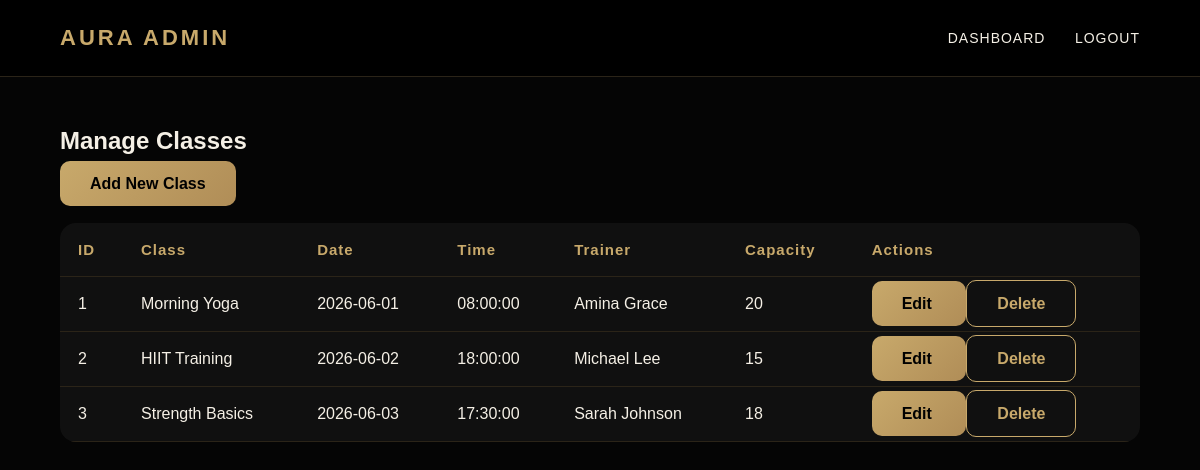
The app's page /manage_classes.php, older data.
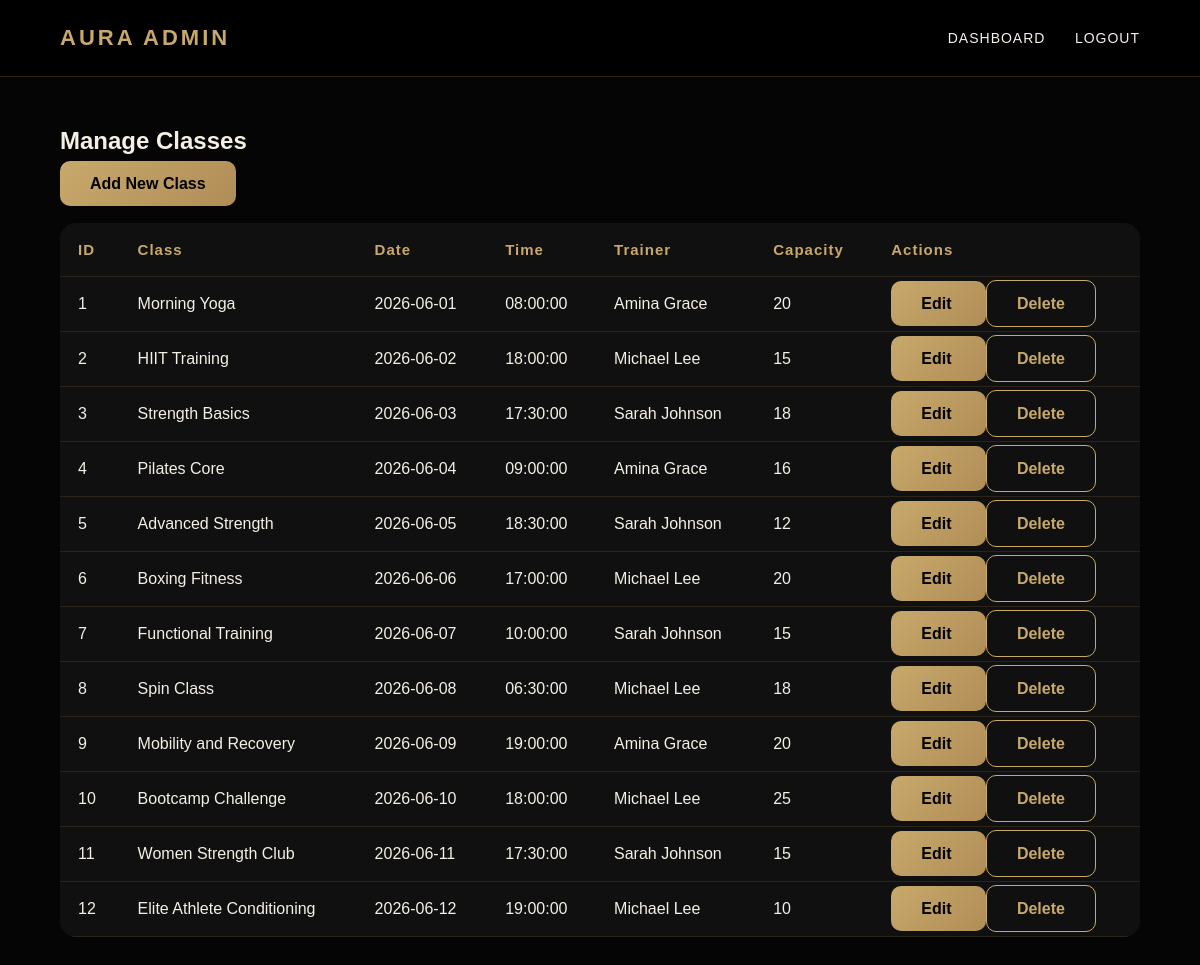
The same page, newer data.
### tables this page shows
CREATE TABLE classes (
    class_id INT AUTO_INCREMENT PRIMARY KEY,
    class_name VARCHAR(100) NOT NULL,
    class_date DATE NOT NULL,
    class_time TIME NOT NULL,
    capacity INT NOT NULL,
    class_description TEXT,
    trainer_id INT,
    FOREIGN KEY (trainer_id) REFERENCES trainers(trainer_id)
);

CREATE TABLE trainers (
    trainer_id INT AUTO_INCREMENT PRIMARY KEY,
    trainer_name VARCHAR(100) NOT NULL,
    specialization VARCHAR(100),
    email VARCHAR(150),
    phone_number VARCHAR(20)
);

### manage_classes.php (the view, shortened to what this page needs)
<?php
include "db_connect.php";
$sql = "SELECT classes.*, trainers.trainer_name
        FROM classes
        LEFT JOIN trainers
        ON classes.trainer_id = trainers.trainer_id";
$result = mysqli_query($conn, $sql);
?>
<!DOCTYPE html>
<html>
<head>
    <link rel="stylesheet" href="style.css?v=2">
</head>
<body>
<header class="navbar">
    <div class="logo">AURA ADMIN</div>
    <nav class="nav-links">
        <a href="admin_dashboard.php">DASHBOARD</a>
        <a href="logout.php">LOGOUT</a>
    </nav>
</header>
<section class="page-container">
   <h1 style="margin-bottom: 20px;">
    Manage Classes
</h1>
<div style="margin-bottom: 30px;">
    <a href="add_class.php" class="btn">
        Add New Class
    </a>
</div>
    <table class="data-table">
        <thead>
            <tr>
                <th>ID</th>
                <th>Class</th>
                <th>Date</th>
                <th>Time</th>
                <th>Trainer</th>
                <th>Capacity</th>
                <th>Actions</th>
            </tr>
        </thead>
        <tbody>
        <?php while($row = mysqli_fetch_assoc($result)) { ?>
            <tr>
                <td><?php echo $row['class_id']; ?></td>
                <td><?php echo $row['class_name']; ?></td>
                <td><?php echo $row['class_date']; ?></td>
                <td><?php echo $row['class_time']; ?></td>
                <td><?php echo $row['trainer_name']; ?></td>
                <td><?php echo $row['capacity']; ?></td>
                <td>
                    <a class="btn"
                       href="edit_class.php?class_id=<?php echo $row['class_id']; ?>">
                        Edit
                    </a>
                    <a class="btn-outline"
                       href="delete_class.php?class_id=<?php echo $row['class_id']; ?>"
                       onclick="return confirm('Delete this class?');">
                        Delete
                    </a>
                </td>
            </tr>
        <?php } ?>
        </tbody>
    </table>
</section>
</body>
</html>

### style.css (style rules this page uses)
* { margin: 0; padding: 0; box-sizing: border-box; font-family: Arial, sans-serif; }
body { background: #050505; color: #f5f0e6; }
.navbar { display: flex; justify-content: space-between; align-items: center; padding: 25px 60px; background: rgba(0, 0, 0, 0.92); border-bottom: 1px solid #2b2418; }
.logo { font-size: 22px; font-weight: bold; color: #c8a96b; letter-spacing: 3px; }
.nav-links a { color: #f5f0e6; text-decoration: none; margin-left: 25px; font-size: 14px; letter-spacing: 1px; transition: 0.3s; }
.btn { background: linear-gradient(135deg, #c8a96b, #b08d57); color: #000; padding: 14px 30px; text-decoration: none; border-radius: 10px; font-weight: bold; transition: 0.3s; }
.btn-outline { border: 1px solid #c8a96b; color: #c8a96b; padding: 14px 30px; text-decoration: none; border-radius: 10px; font-weight: bold; transition: 0.3s; }
.page-container { padding: 50px 60px; }
table { width: 100%; border-collapse: collapse; margin-top: 30px; background: rgba(18, 18, 18, 0.9); border-radius: 16px; overflow: hidden; }
th, td { padding: 18px; border-bottom: 1px solid #2b2418; text-align: left; }
th { color: #c8a96b; font-size: 15px; letter-spacing: 1px; }
td { color: #f5f0e6; }
a { color: #c8a96b; text-decoration: none; }
.btn, .btn-outline, .feature-card, .class-card, .card { transition: all 0.3s ease; }

Row changes from the older to the newer data that the page shows:
added classes: class_id "4", class_name "Pilates Core", class_date "2026-06-04", class_time "09:00:00", trainer.trainer_name "Amina Grace", capacity "16"
added classes: class_id "5", class_name "Advanced Strength", class_date "2026-06-05", class_time "18:30:00", trainer.trainer_name "Sarah Johnson", capacity "12"
added classes: class_id "6", class_name "Boxing Fitness", class_date "2026-06-06", class_time "17:00:00", trainer.trainer_name "Michael Lee", capacity "20"
added classes: class_id "7", class_name "Functional Training", class_date "2026-06-07", class_time "10:00:00", trainer.trainer_name "Sarah Johnson", capacity "15"
added classes: class_id "8", class_name "Spin Class", class_date "2026-06-08", class_time "06:30:00", trainer.trainer_name "Michael Lee", capacity "18"
added classes: class_id "9", class_name "Mobility and Recovery", class_date "2026-06-09", class_time "19:00:00", trainer.trainer_name "Amina Grace", capacity "20"
added classes: class_id "10", class_name "Bootcamp Challenge", class_date "2026-06-10", class_time "18:00:00", trainer.trainer_name "Michael Lee", capacity "25"
added classes: class_id "11", class_name "Women Strength Club", class_date "2026-06-11", class_time "17:30:00", trainer.trainer_name "Sarah Johnson", capacity "15"
added classes: class_id "12", class_name "Elite Athlete Conditioning", class_date "2026-06-12", class_time "19:00:00", trainer.trainer_name "Michael Lee", capacity "10"
